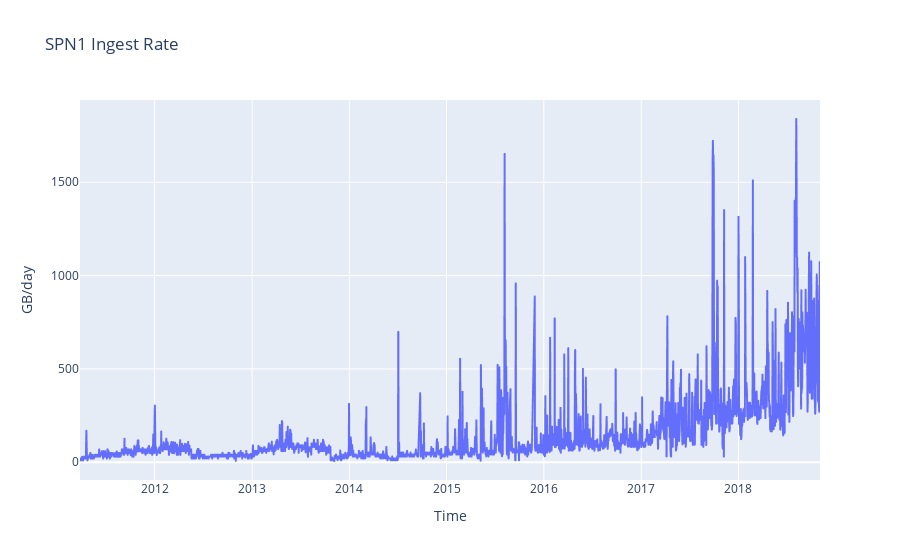

Source (notebook cell):
### Code cell
px.line(x=spn1.index, y=spn1.gb, labels={"x": "Time", "y": "GB/day"}, title="SPN1 Ingest Rate")

### Figure 1 — Plotly figure (JSON) as saved in the notebook; plotly's stock layout.template omitted (floating-point values rounded to 4 significant figures; data arrays with more than 128 entries replaced by an {"elided": "..."} marker saying what was removed)
{"data": [{"hovertemplate": "Time=%{x}<br>GB/day=%{y}<extra></extra>", "legendgroup": "", "line": {"color": "#636efa", "dash": "solid"}, "mode": "lines", "name": "", "showlegend": false, "type": "scattergl", "x": {"elided": "2747 str values"}, "xaxis": "x", "y": {"elided": "2747 float values"}, "yaxis": "y"}], "layout": {"legend": {"tracegroupgap": 0}, "title": {"text": "SPN1 Ingest Rate"}, "xaxis": {"anchor": "y", "domain": [0, 1], "title": {"text": "Time"}}, "yaxis": {"anchor": "x", "domain": [0, 1], "title": {"text": "GB/day"}}}}
